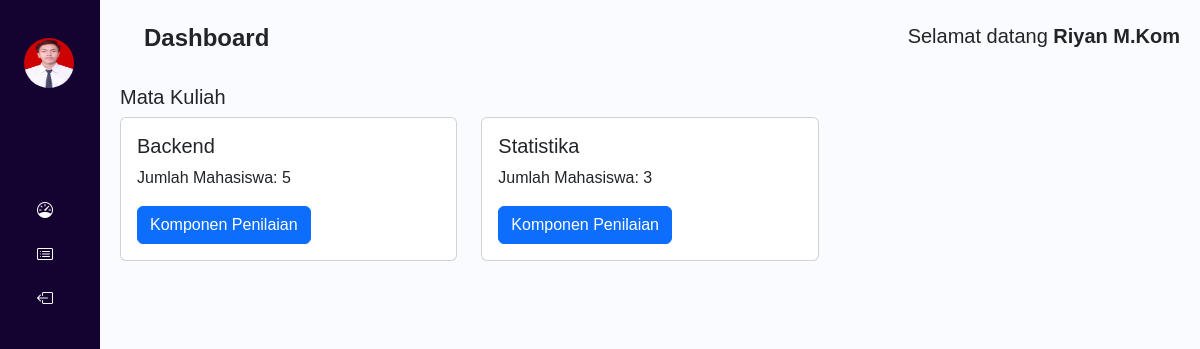
/pages/dashboard.php (signed in), run on the app's committed database.
### tables this page shows
CREATE TABLE `dosen` (
  `id` int(11) NOT NULL,
  `nik` varchar(20) NOT NULL,
  `password` varchar(255) NOT NULL,
  `nama` varchar(100) NOT NULL
);

CREATE TABLE `mata_kuliah` (
  `id` int(11) NOT NULL,
  `nama` varchar(100) NOT NULL,
  `dosen_id` int(11) NOT NULL,
  `jml_diskusi` int(10) DEFAULT NULL,
  `persentase_diskusi` double DEFAULT NULL,
  `jml_praktikum` int(25) DEFAULT NULL,
  `persentase_praktikum` double DEFAULT NULL,
  `jml_responsi` int(25) DEFAULT NULL,
  `persentase_responsi` float DEFAULT NULL,
  `jml_uts` int(25) DEFAULT NULL,
  `persentase_uts` double DEFAULT NULL,
  `jml_uas` int(25) DEFAULT NULL,
  `persentase_uas` double DEFAULT NULL
);

### class/function.php (called while the page is built, shortened)
<?php
include './../config/config.php';
class Dosen
{
    private $conn;
    public function __construct($conn)
    {
        $this->conn = $conn;
    }
    public function getDosen($id)
    {
        $id = $this->conn->real_escape_string($id);
        $qry = $this->conn->query("SELECT * FROM dosen WHERE id ='$id'");
        $data = $qry->fetch_assoc();
        return $data;
    }
}
class MataKuliah
{
    private $conn;
    public function __construct($conn)
    {
        $this->conn = $conn;
    }
    public function getMataKuliah($dosen_id)
    {
        $data = array();
        $qry = $this->conn->query("SELECT mk.*, COUNT(mmk.mahasiswa_id) AS jumlah_mahasiswa FROM mata_kuliah mk INNER JOIN mata_kuliah_mahasiswa mmk ON mk.id = mmk.mata_kuliah_id WHERE mk.dosen_id = $dosen_id GROUP BY mk.nama;");
        while ($pecah = $qry->fetch_assoc()) {
            $data[] = $pecah;
        }
        return $data;
    }
}
$conn = $db->connection();
$dosen = new Dosen($conn);
$mata_kuliah = new MataKuliah($conn);

### pages/dashboard.php (the view, shortened to what this page needs)
<?php
include '../class/function.php';
if (isset($_SESSION['dosen_id'])) {
    $dosen_id = $_SESSION['dosen_id'];
    $data_dosen = $dosen->getDosen($dosen_id);
} else {
    echo "<script> window.location.href = 'index.php'</script>";
}
?>
<!DOCTYPE html>
<html lang="en">
<head>
    <link href="https://cdn.jsdelivr.net/npm/bootstrap@5.3.3/dist/css/bootstrap.min.css" rel="stylesheet"
>
    <link rel="stylesheet" href="https://cdn.jsdelivr.net/npm/bootstrap-icons@1.11.3/font/bootstrap-icons.min.css">
    <link rel="stylesheet" href="../style/dashboard.css">
</head>
<body>
    <div class="wrapper">
        <?php
        include 'sidebar.php';
        ?>
        <div class="main">
            <?php
            include 'header.php';
            ?>
            <div class="menu-dashboard pt-4">
                <h5>Mata Kuliah</h5>
                <div class="row row-cols-1 row-cols-md-2 row-cols-lg-3 g-4">
                    <?php
                    $data_mata_kuliah = $mata_kuliah->getMataKuliah($data_dosen['id']);
                    foreach ($data_mata_kuliah as $item) {
                        echo '<div class="col">';
                        echo '  <div class="card">';
                        echo '    <div class="card-body">';
                        echo '      <h5 class="card-title">' . $item["nama"] . '</h5>';
                        echo '      <p class="card-text">Jumlah Mahasiswa: ' . $item["jumlah_mahasiswa"] . '</p>';
                        echo '     <button class="btn btn-primary" data-bs-toggle="modal" data-bs-target="#' . $item["id"] . '">Komponen Penilaian</button>';
                        echo '    </div>';
                        echo '  </div>';
                        echo '</div>';
                    }
                    ?>
                </div>
            </div>
        </div>
    </div>
</body>
</html>

### pages/header.php
<div class="pt-4 ms-4 d-flex justify-content-between">
    <h1>Dashboard</h1>
    <h5>Selamat datang <b><?= $data_dosen['nama']; ?></b></h5>
</div>

### style/dashboard.css (style rules this page uses)
h1 { font-weight: 600; font-size: 1.5rem; }
body { font-family: 'Poppins', sans-serif; }
.wrapper { display: flex; }
.main { width: 100%; min-height: 100vh; overflow: scroll; transition: all 0.35s ease-in-out; background-color: #fafbfe; }
.main { padding: 0px 20px; }

### data on the page
dosen: nama "Riyan M.Kom"
mata_kuliah: nama "Backend", jumlah_mahasiswa "5"
mata_kuliah: nama "Statistika", jumlah_mahasiswa "3"
